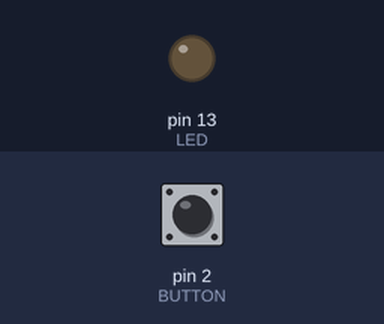
Bench run of a sketch on a simulated Arduino Uno, built with avr-gcc and run on an emulated ATmega328P. On the bench: output pins drawn as LEDs (lit = HIGH). The inputs (shaded band) are chosen by the test bench; at power-on: pin 2 (BUTTON) HIGH.

Above: at 1.2 s.
1.3 s: pin 2 (BUTTON) pulled LOW for 0.15 s
At 2.0 s:
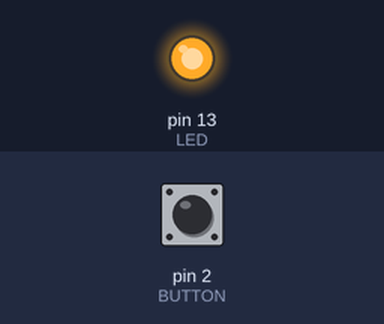
2.9 s: pin 2 (BUTTON) pulled LOW for 1 s
At 3.2 s:
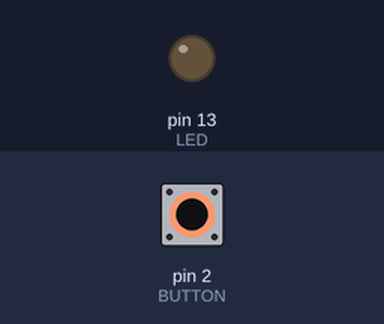
5.4 s: pin 2 (BUTTON) pulled LOW for 3.2 s
At 6.3 s:
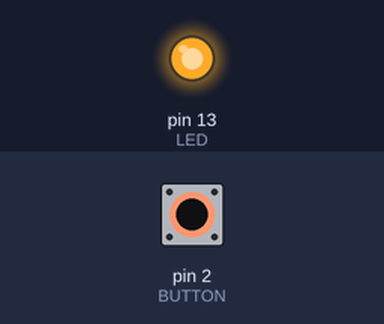
Timing chart, 0 to 8.4 s (numbered marks = the images above; inputs shaded):
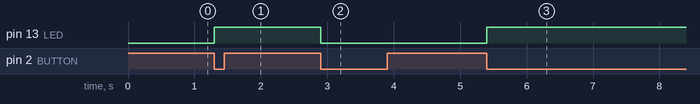

Measured:
- after the input at 1.3 s, pin 13 (LED): LOW → HIGH at once
- after the input at 2.9 s, pin 13 (LED): HIGH → LOW at once
- after the input at 5.4 s, pin 13 (LED): LOW → HIGH at once

The sketch:

push_button_and_led.ino
```cpp
#define LED 13
#define BUTTON 2
int state = LOW;
void changeState()
{
  state = (state==LOW)?HIGH:LOW;
  digitalWrite(LED, state);
  }
void setup()
{
  interrupts();
  pinMode(LED, OUTPUT);
  pinMode(BUTTON, INPUT);
  digitalWrite(BUTTON, HIGH);
  attachInterrupt(0, changeState, FALLING);
  }
void loop() {
}
```
